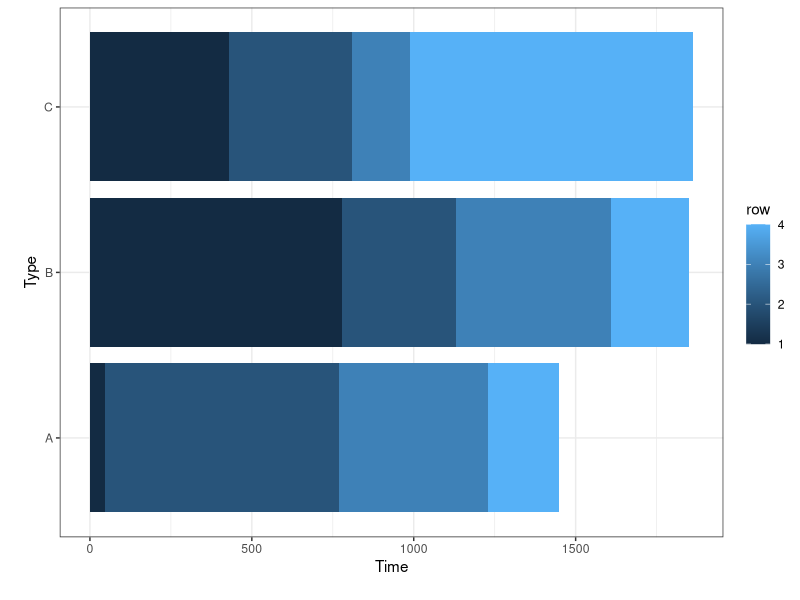
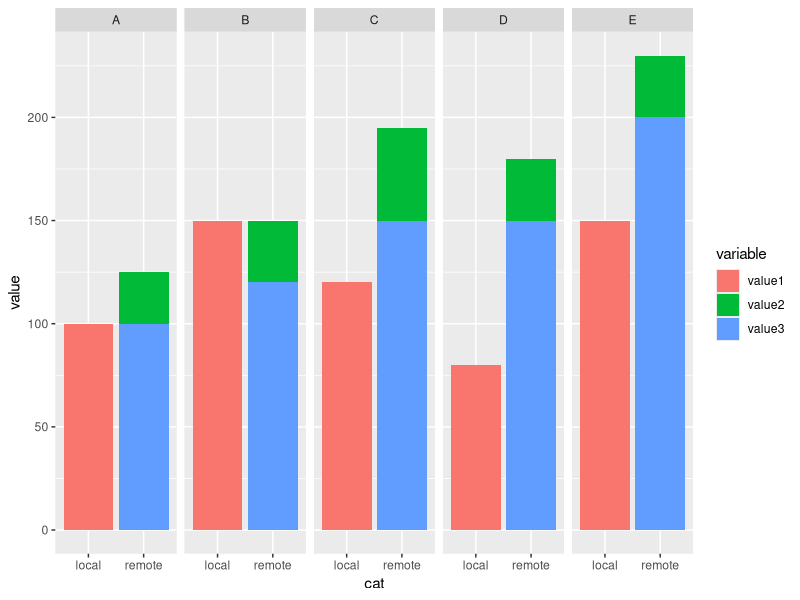

Reproduce these figures in R, in order.
dat <- read.table(text = "A   B   C
1 48 780 431
2 720 350 377
3 460 480 179
4 220 240 876", header = TRUE)

library(reshape2)

dat$row <- seq_len(nrow(dat))
dat2 <- melt(dat, id.vars = "row")

library(ggplot2)

ggplot(dat2, aes(x = variable, y = value, fill = row)) + 
  geom_bar(stat = "identity") +
  xlab("\nType") +
  ylab("Time\n") +
  coord_flip() +
  theme_bw()

test  <- data.frame(person=c("A", "B", "C", "D", "E"), 
                    value1=c(100,150,120,80,150),     
                    value2=c(25,30,45,30,30) , 
                    value3=c(100,120,150,150,200)) 
melted <- melt(test, "person")

melted$cat <- ''
melted[melted$variable == 'value1',]$cat <- "local"
melted[melted$variable != 'value1',]$cat <- "remote"

ggplot(melted, aes(x = cat, y = value, fill = variable)) + 
  geom_bar(stat = 'identity', position = 'stack') + facet_grid(~ person)